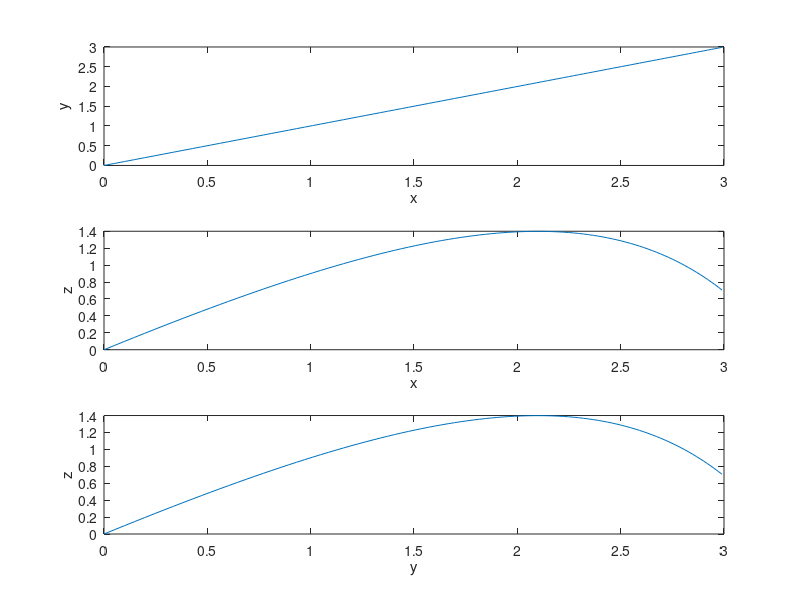

This figure's MATLAB source:
clc
clear all
close all
%memasukkan nilai variabel yang diketahui
b=0.0529;       %beta
cd=0.5;         %dengan gesekan udara
cl=0.33;        %dengan gerak spin vertikal
cs=1.5;         %dengan gerak spin horizontal
g=9.8;          %percepatan gravitasi
x(1)=0;
y(1)=0;
z(1)=0;
vx(1)= 5;
vy(1)= 5;
vz(1)= 5;
t(1)=0;
%menentukan nilai dan jumlah loop untuk n
a=0;
beta=1;
N=100;
h=(beta-a)/N;
%menghitung variabel awal yang diperlukan
v(1)=((vx(1))^2+(vy(1))^2+(vz(1))^2)^0.5;
vt(1)=((vx(1))^2+(vy(1))^2)^0.5;
%memasukkan fungsi persamaan diferensial yang digunakan
f=@(vx,vy,vz,x,y,z,t) (-b*v*(cd*vx+((cl*vx*vz)+(cs*v*vy))/vt))
f1=@(vx,vy,vz,x,y,z,t) (-b*v*(cd*vy+((cl*vy*vz)+(cs*v*vx))/vt))
f2=@(vx,vy,vz,x,y,z,t) (b*v*((-cd*vz)+(cd*vt))-g)
g1=@(vx,vy,vz,x,y,z,t) (vx)
g2=@(vx,vy,vz,x,y,z,t) (vy)
g3=@(vx,vy,vz,x,y,z,t) (vz)
%menentukan proses yang diiterasi
for j=2:N
    t(j)=t(1)+(j-1)*h;
end
 %menyelesaikan persamaan menggunakan metode Runge-Kutta Orde 4
for jj=1:N-1
    v(jj+1)=((vx(jj))^2+(vy(jj))^2+(vz(jj))^2)^0.5;
    vt(jj+1)=((vx(jj))^2+(vy(jj))^2)^0.5;
    %orde pertama
    k1=g1(vx(jj),vy(jj),vz(jj),x(jj),y(jj),z(jj),t(jj));
    r1=g2(vx(jj),vy(jj),vz(jj),x(jj),y(jj),z(jj),t(jj));
    l1=g3(vx(jj),vy(jj),vz(jj),x(jj),y(jj),z(jj),t(jj));
    q1=f(vx(jj),vy(jj),vz(jj),x(jj),y(jj),z(jj),t(jj));
    w1=f1(vx(jj),vy(jj),vz(jj),x(jj),y(jj),z(jj),t(jj));
    u1=f2(vx(jj),vy(jj),vz(jj),x(jj),y(jj),z(jj),t(jj));
    %orde kedua
    k2=g1(vx(jj)+0.5*h*q1,vy(jj)+0.5*h*w1,vz(jj)+0.5*h*u1,...
        x(jj)+0.5*h*k1,y(jj)+0.5*h*r1,z(jj)+0.5*h*l1,t(jj)+0.5*h);
    r2=g2(vx(jj)+0.5*h*q1,vy(jj)+0.5*h*w1,vz(jj)+0.5*h*u1,...
        x(jj)+0.5*h*k1,y(jj)+0.5*h*r1,z(jj)+0.5*h*l1,t(jj)+0.5*h);
    l2=g3(vx(jj)+0.5*h*q1,vy(jj)+0.5*h*w1,vz(jj)+0.5*h*u1,...
        x(jj)+0.5*h*k1,y(jj)+0.5*h*r1,z(jj)+0.5*h*l1,t(jj)+0.5*h);
    q2=f(vx(jj)+0.5*h*q1,vy(jj)+0.5*h*w1,vz(jj)+0.5*h*u1,...
        x(jj)+0.5*h*k1,y(jj)+0.5*h*r1,z(jj)+0.5*h*l1,t(jj)+0.5*h);
    w2=f1(vx(jj)+0.5*h*q1,vy(jj)+0.5*h*w1,vz(jj)+0.5*h*u1,...
        x(jj)+0.5*h*k1,y(jj)+0.5*h*r1,z(jj)+0.5*h*l1,t(jj)+0.5*h);
    u2=f2(vx(jj)+0.5*h*q1,vy(jj)+0.5*h*w1,vz(jj)+0.5*h*u1,...
        x(jj)+0.5*h*k1,y(jj)+0.5*h*r1,z(jj)+0.5*h*l1,t(jj)+0.5*h);
    %orde ketiga
    k3=g1(vx(jj)+0.5*h*q2,vy(jj)+0.5*h*w2,vz(jj)+0.5*h*u2,...
        x(jj)+0.5*h*k2,y(jj)+0.5*h*r2,z(jj)+0.5*h*l2,t(jj)+0.5*h);
    r3=g2(vx(jj)+0.5*h*q2,vy(jj)+0.5*h*w2,vz(jj)+0.5*h*u2,...
        x(jj)+0.5*h*k2,y(jj)+0.5*h*r2,z(jj)+0.5*h*l2,t(jj)+0.5*h);
    l3=g3(vx(jj)+0.5*h*q2,vy(jj)+0.5*h*w2,vz(jj)+0.5*h*u2,...
        x(jj)+0.5*h*k2,y(jj)+0.5*h*r2,z(jj)+0.5*h*l2,t(jj)+0.5*h);
    q3=f(vx(jj)+0.5*h*q2,vy(jj)+0.5*h*w2,vz(jj)+0.5*h*u2,...
        x(jj)+0.5*h*k2,y(jj)+0.5*h*r2,z(jj)+0.5*h*l2,t(jj)+0.5*h);
    w3=f1(vx(jj)+0.5*h*q2,vy(jj)+0.5*h*w2,vz(jj)+0.5*h*u2,...
        x(jj)+0.5*h*k2,y(jj)+0.5*h*r2,z(jj)+0.5*h*l2,t(jj)+0.5*h);
    u3=f2(vx(jj)+0.5*h*q2,vy(jj)+0.5*h*w2,vz(jj)+0.5*h*u2,...
        x(jj)+0.5*h*k2,y(jj)+0.5*h*r2,z(jj)+0.5*h*l2,t(jj)+0.5*h);
    %orde keempat
    k4=g1(vx(jj)+h*q3,vy(jj)+h*w3,vz(jj)+h*u3,...
        x(jj)+h*k3,y(jj)+h*r3,z(jj)+h*l3,t(jj)+h);
    r4=g2(vx(jj)+h*q3,vy(jj)+h*w3,vz(jj)+h*u3,...
        x(jj)+h*k3,y(jj)+h*r3,z(jj)+h*l3,t(jj)+h);
    l4=g3(vx(jj)+h*q3,vy(jj)+h*w3,vz(jj)+h*u3,...
        x(jj)+h*k3,y(jj)+h*r3,z(jj)+h*l3,t(jj)+h);
    q4=f(vx(jj)+h*q3,vy(jj)+h*w3,vz(jj)+h*u3,...
        x(jj)+h*k3,y(jj)+h*r3,z(jj)+h*l3,t(jj)+h);
    w4=f1(vx(jj)+h*q3,vy(jj)+h*w3,vz(jj)+h*u3,...
        x(jj)+h*k3,y(jj)+h*r3,z(jj)+h*l3,t(jj)+h);
    u4=f2(vx(jj)+h*q3,vy(jj)+h*w3,vz(jj)+h*u3,...
        x(jj)+h*k3,y(jj)+h*r3,z(jj)+h*l3,t(jj)+h);
    %penyelesaian solusi metode runge-kutta orde 4
    x(jj+1)=x(jj)+(1/6)*h*(k1+2*k2+2*k3+k4);
    y(jj+1)=y(jj)+(1/6)*h*(r1+2*r2+2*r3+r4);
    z(jj+1)=z(jj)+(1/6)*h*(l1+2*l2+2*l3+l4);
    vx(jj+1)=vx(jj)+(1/6)*h*(q1+2*q2+2*q3+q4);
    vy(jj+1)=vy(jj)+(1/6)*h*(w1+2*w2+2*w3+w4);
    vz(jj+1)=vz(jj)+(1/6)*h*(u1+2*u2+2*u3+u4);
end
%plot hasil pada grafik
subplot(3,1,1)
plot(x,y)
xlabel('x')
ylabel('y')
subplot(3,1,2)
plot(x,z)
xlabel('x')
ylabel('z')
subplot(3,1,3)
plot(y,z)
xlabel('y')
ylabel('z')  